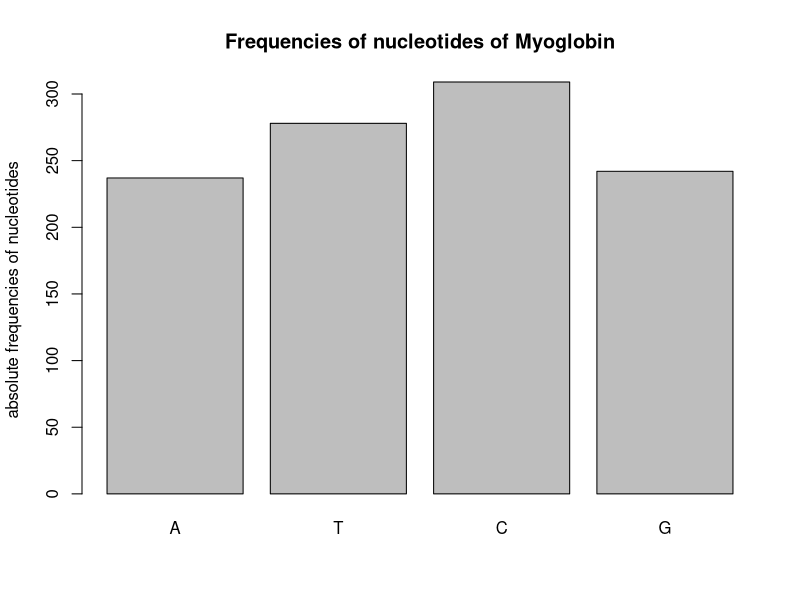
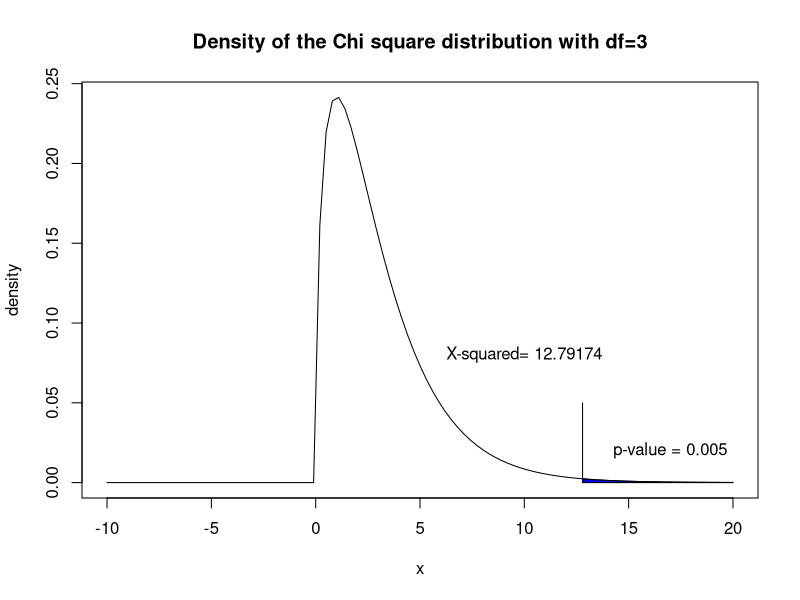

The R script that drew these images, in order:
## ---- chunk 1
obs <- c(237, 278, 309, 242)
barplot(obs, ylab="absolute frequencies of nucleotides", 
             main="Frequencies of nucleotides of Myoglobin", 
             names.arg=c("A","T","C","G"))
## ---- chunk 2
expected <- c(0.25, 0.25, 0.25, 0.25)
chisq.test(obs,p = expected)
## ---- chunk 3
ChiTest <- chisq.test(obs,p = expected)
teststatistic <- ChiTest$statistic
teststatistic
#null hypothesis
x <-seq(-10,20, by=0.001)
curve(dchisq(x, df=3),from=-10, to=20, main="Density of the Chi square distribution with df=3", ylab="density")
#input teststatistic
lines(x=c(teststatistic, teststatistic), y=c(0,0.05))
text(x=10, y=0.08, "X-squared= 12.79174")
x.x <- seq(teststatistic, 20, by=0.001)
y.x <- dchisq(x.x, df=3)
polygon(x = c(teststatistic, x.x, 20, teststatistic), y=c(0, y.x, 0, 0), col="blue")
1-pchisq(q=teststatistic, df=3)
text(x=17, y=0.02, "p-value = 0.005")
